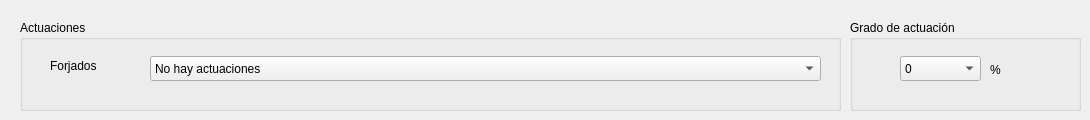
    <widget class="QWidget" name="Estructuras">
     <attribute name="title">
      <string>Estructuras</string>
     </attribute>
     <widget class="QGroupBox" name="groupBox_4">
      <property name="geometry">
       <rect>
        <x>20</x>
        <y>20</y>
        <width>821</width>
        <height>91</height>
       </rect>
      </property>
      <property name="title">
       <string>Actuaciones</string>
      </property>
      <widget class="QLabel" name="label_11">
       <property name="geometry">
        <rect>
         <x>30</x>
         <y>36</y>
         <width>231</width>
         <height>19</height>
        </rect>
       </property>
       <property name="text">
        <string>Forjados</string>
       </property>
      </widget>
      <widget class="QComboBox" name="cmbForjados">
       <property name="geometry">
        <rect>
         <x>130</x>
         <y>36</y>
         <width>671</width>
         <height>25</height>
        </rect>
       </property>
       <item>
        <property name="text">
         <string>No hay actuaciones</string>
        </property>
       </item>
       <item>
        <property name="text">
         <string>Reparación capa compresión</string>
        </property>
       </item>
      </widget>
     </widget>
     <widget class="QGroupBox" name="groupBox_10">
      <property name="geometry">
       <rect>
        <x>850</x>
        <y>20</y>
        <width>231</width>
        <height>91</height>
       </rect>
      </property>
      <property name="title">
       <string>Grado de actuación</string>
      </property>
      <widget class="QLabel" name="label_2">
       <property name="geometry">
        <rect>
         <x>140</x>
         <y>40</y>
         <width>31</width>
         <height>19</height>
        </rect>
       </property>
       <property name="text">
        <string>%</string>
       </property>
      </widget>
      <widget class="QComboBox" name="cmbForjadosAct">
       <property name="geometry">
        <rect>
         <x>50</x>
         <y>36</y>
         <width>81</width>
         <height>25</height>
        </rect>
       </property>
       <item>
        <property name="text">
         <string>0</string>
        </property>
       </item>
       <item>
        <property name="text">
         <string>1 a 30</string>
        </property>
       </item>
       <item>
        <property name="text">
         <string>31 a 60</string>
        </property>
       </item>
       <item>
        <property name="text">
         <string>61 a 100</string>
        </property>
       </item>
      </widget>
     </widget>
    </widget>
